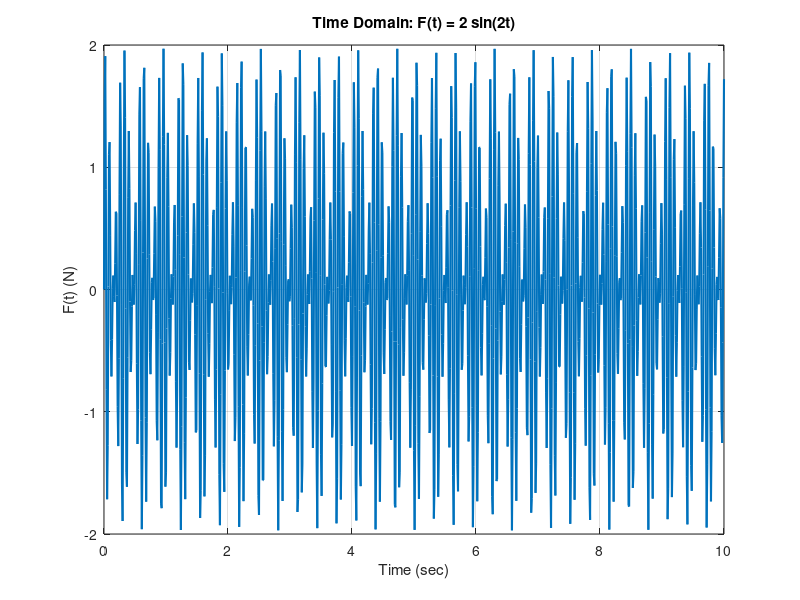
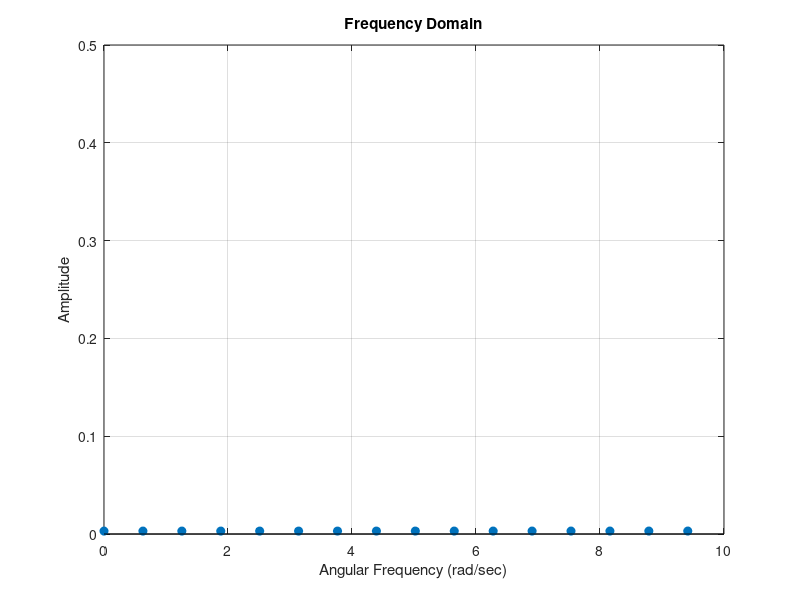

MATLAB code for these plots, in order:
clc, clear, close all;

t = 0:0.01:10;          % Time vector
dt = 0.01;              % Time step
fs = 1/dt;              % Sampling frequency

% Time domain signal
Ft = sin(80*t) + sin(100*t);

% Time Domain Plot
figure
plot(t, Ft, 'LineWidth', 1.5)
grid on
title('Time Domain: F(t) = 2 sin(2t)')
xlabel('Time (sec)')
ylabel('F(t) (N)')


% Frequency Domain using FFT
N = length(Ft);             
FFT_vals = fft(Ft);         
FFT_mag = abs(FFT_vals)/N;  

f = (0:N-1)*(fs/N)         % Frequency in Hz
omega = 2*pi*f;             % Convert to rad/sec

% Take only positive frequencies
half = 1:floor(N/2);
omega_half = omega(half);
FFT_half = FFT_mag(half);

figure
stem(omega_half, FFT_half, 'filled')
xlim([0 10])
grid on
title('Frequency Domain')
xlabel('Angular Frequency (rad/sec)')
ylabel('Amplitude')
